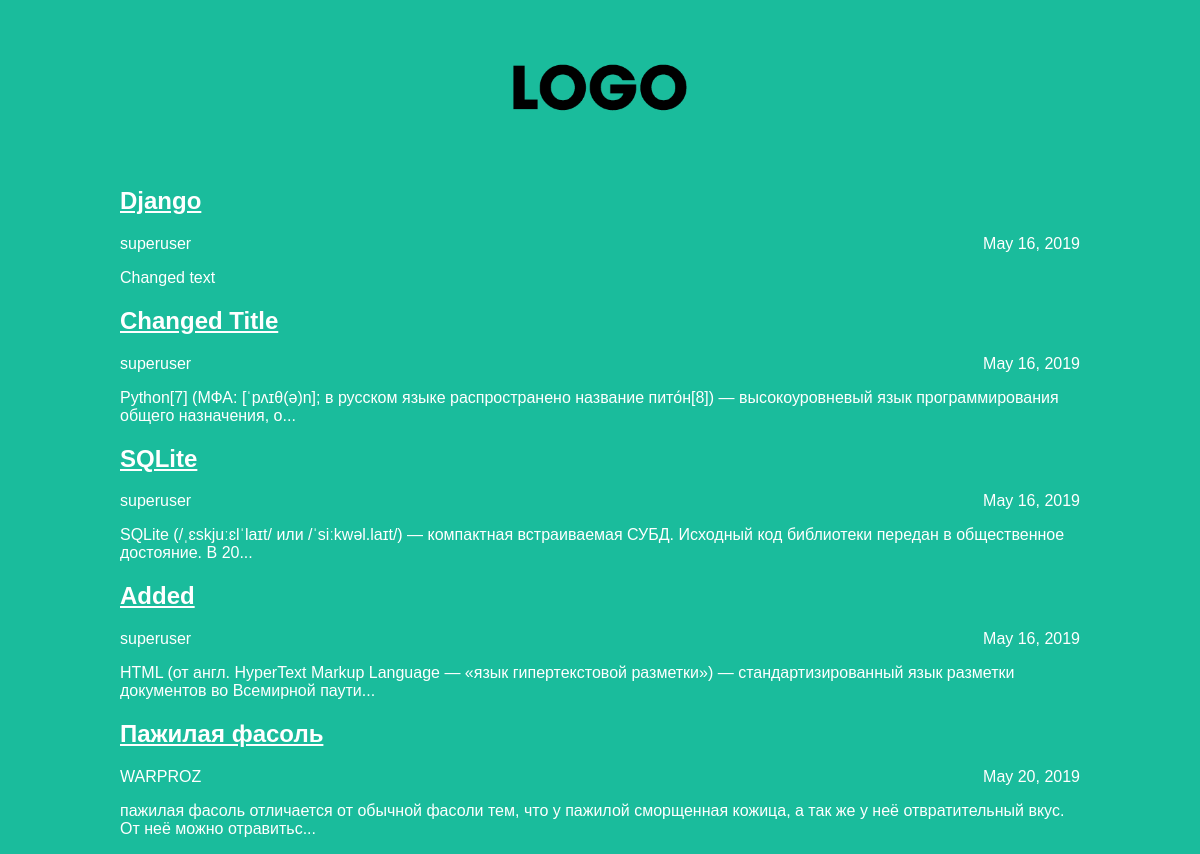
The page / on the database its author committed.
### articles/models.py (models this page shows, shortened)
class Article(models.Model):
    title = models.CharField(max_length=200)
    author = models.ForeignKey(User, on_delete=models.PROTECT)
    text = models.TextField()
    created_date = models.DateField(auto_now_add=True)
    def get_excerpt(self):
        return self.text[:140] + "..." if len(self.text) > 140 else self.text

### articles/views.py (the view)
# urls.py: path('', views.archive, name='archive'),
def archive(request):
    return render(request, 'archive.html', {"posts": Article.objects.all()})

### articles/templates/archive.html (shortened to what this page needs)
<html>
    <head>
        <link rel="stylesheet" href="{{ STATIC_URL }}/static/css/article.css">
    </head>
    <body class="archive">
        <div class="header">
            <img src="{{ STATIC_URL }}/static/img/dpb-logo.png" />
        </div>
        <div class="archive">
            {% for post in posts %}
                <div class="one-post">
                    <h2 class="post-title"><a href="article/{{ post.id }}">{{ post.title }}</a></h2>
                    <div class="article-info">
                        <div class="article-author">{{ post.author.username }}</div>
                        <div class="article-created-date">{{ post.created_date }}</div>
                    </div>
                    <p class="article-text">{{ post.get_excerpt }}</p>
                </div>
            {% endfor %}
        </div>
    </body>
</html>

### articles/static/css/article.css (style rules this page uses)
body { background: #1abc9c; font-family: Tahoma, Arial, sans-serif; color: #ffffff; }
.header img { display: block; width: 318px; margin-left: auto; margin-right: auto; }
.archive { width: 960px; margin-left: auto; margin-right: auto; }
.post-title a { color: #ffffff; }
.article-author { width: 50%; float: left; }
.article-created-date { text-align: right; }

### rows shown on the page
Article: title "Django", author.username "superuser", created_date "May 16, 2019", get_excerpt "Changed text"
Article: title "Changed Title", author.username "superuser", created_date "May 16, 2019", get_excerpt "Python[7] (МФА: [ˈpʌɪθ(ə)n]; в русском языке распространено название пито́н[8]) — высокоуровневый язык программирования общего назначения, о..."
Article: title "SQLite", author.username "superuser", created_date "May 16, 2019", get_excerpt "SQLite (/ˌɛskjuːɛlˈlaɪt/ или /ˈsiːkwəl.laɪt/) — компактная встраиваемая СУБД. Исходный код библиотеки передан в общественное достояние. В 20..."
Article: title "Added", author.username "superuser", created_date "May 16, 2019", get_excerpt "HTML (от англ. HyperText Markup Language — «язык гипертекстовой разметки») — стандартизированный язык разметки документов во Всемирной паути..."
Article: title "Пажилая фасоль", author.username "WARPROZ", created_date "May 20, 2019", get_excerpt "пажилая фасоль отличается от обычной фасоли тем, что у пажилой сморщенная кожица, а так же у неё отвратительный вкус. От неё можно отравитьс..."
